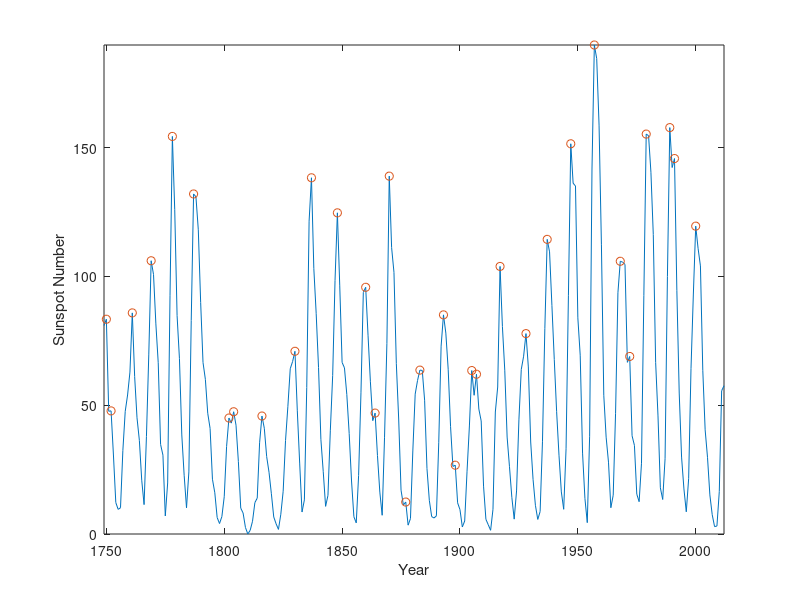

MATLAB code to generate this figure: (Note: this script raises an error after producing the figure.)
% 在数据中查找峰值
% 使用 findpeaks 函数求出一组数据中局部最大值的值和位置。
% 文件 spots_num 包含从 1749 年到 2012 年每年观测到的太阳黑子的平均数量。求出最大值及其出现的年份。将它们与数据一起绘制出来。

load("spots_num")

[pks,locs] = findpeaks(avSpots);

plot(year,avSpots,year(locs),pks,"o")
xlabel("Year")
ylabel("Sunspot Number")
axis tight

%% 
%一些峰值彼此非常接近。有些峰值不会周期性重复出现。每 50 年大约有五个这样的峰值。
%为了更好地估计周期持续时间，请再次使用 findpeaks，但这次将峰间间隔限制为至少六年。计算最大值之间的间隔均值。
load("spots_num")
[pks,locs] = findpeaks(avSpots,MinPeakDistance=6);

plot(year,avSpots,year(locs),pks,"o")
xlabel("Year")
ylabel("Sunspot Number")
axis tight
legend(["Data" "peaks"],Location="NorthWest")

meanCycle = mean(diff(locs))    %计算最大值之间的间隔均值
